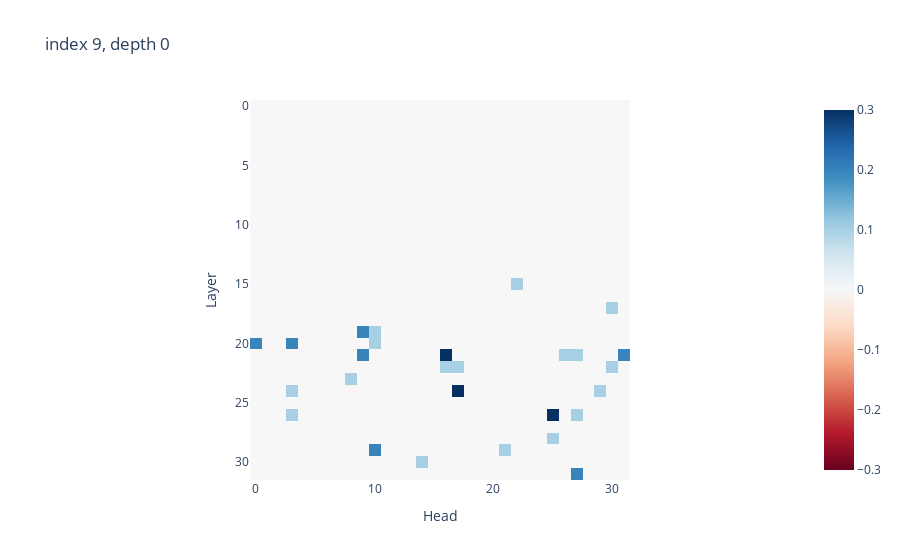
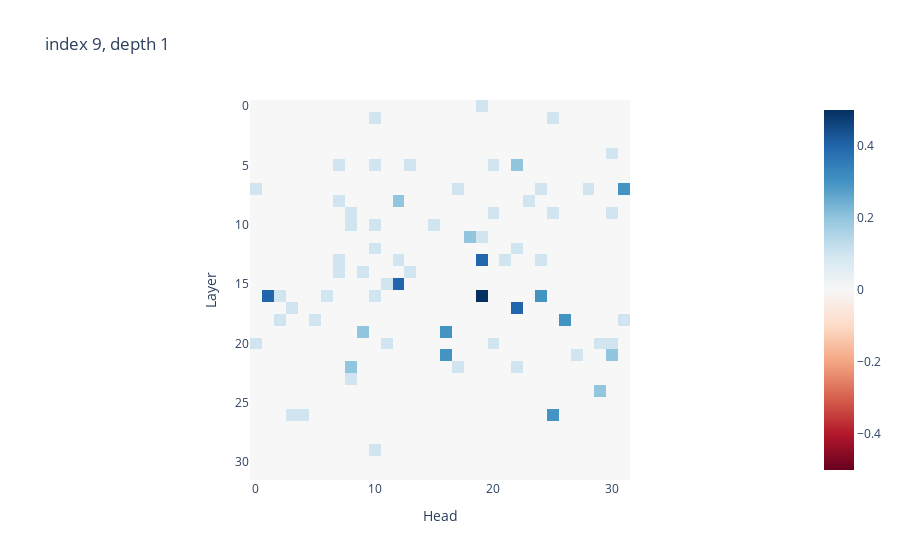
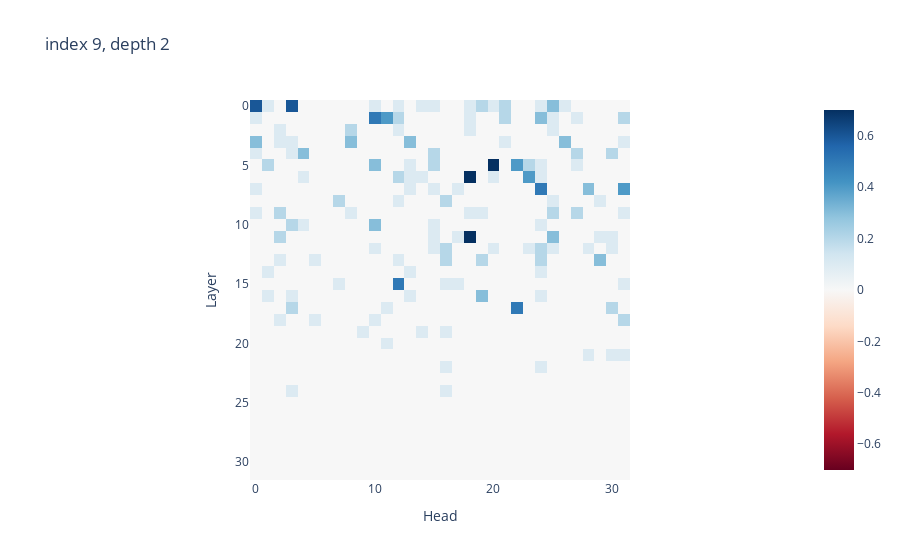
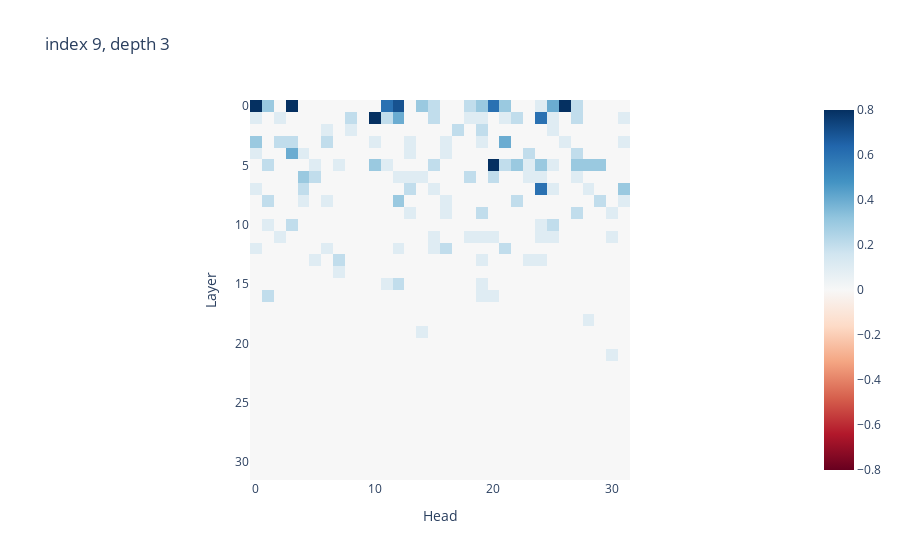

Here is the notebook cell these charts were saved with, in order:
### Code cell
matrixes = []
for depth in range(4):
    filtered = {}
    for data in freq_layer_head_depth:
        if(data[2] == depth):
            filtered[data] = freq_layer_head_depth[data] / totalExamples
    distribution = []
    for layer in range(32):
        temp = []
        for head in range(32):
            temp.append(0)
        distribution.append(temp)
    # iterate over dictionary
    for data in filtered:
        distribution[data[0]][data[1]] = filtered[data]
    imshow(distribution, save=f'/home//StepByStep/InformationFlow/result/{noise_index}/depth_{depth}.html', title=f"index {noise_index}, depth {depth}", labels={"x":"Head", "y":"Layer"})
    import json
    import re
    import plotly.io

    # Assuming html_file_path is the path to your HTML file
    with open(f'/home//StepByStep/InformationFlow/result/{noise_index}/depth_{depth}.html') as f:
        html = f.read()

    # Extracting the Plotly JSON from the HTML
    call_arg_str = re.findall(r'Plotly\.newPlot\((.*)\)', html[-2**16:])[0]
    call_args = json.loads(f'[{call_arg_str}]')
    plotly_json = {'data': call_args[1], 'layout': call_args[2]}    

    # Creating a Plotly figure from the JSON
    fig = plotly.io.from_json(json.dumps(plotly_json))

    # Specify the output file path with the desired format (e.g., 'figure.pdf' or 'figure.svg')
    output_file_path = f'/home//StepByStep/InformationFlow/result/{noise_index}/depth_{depth}_index_{noise_index}.svg'

    # Save the figure as PDF or SVG
    plotly.io.write_image(fig, output_file_path)

### Figure 1 — Plotly figure (JSON) as saved in the notebook; plotly's stock layout.template omitted (floating-point values rounded to 4 significant figures; data arrays with more than 128 entries replaced by an {"elided": "..."} marker saying what was removed)
{"data": [{"coloraxis": "coloraxis", "hovertemplate": "Head: %{x}<br>Layer: %{y}<br>color: %{z}<extra></extra>", "name": "0", "type": "heatmap", "xaxis": "x", "yaxis": "y", "z": {"elided": "32x32 float values"}}], "layout": {"coloraxis": {"cmid": 0, "colorscale": [[0, "rgb(103,0,31)"], [0.1, "rgb(178,24,43)"], [0.2, "rgb(214,96,77)"], [0.3, "rgb(244,165,130)"], [0.4, "rgb(253,219,199)"], [0.5, "rgb(247,247,247)"], [0.6, "rgb(209,229,240)"], [0.7, "rgb(146,197,222)"], [0.8, "rgb(67,147,195)"], [0.9, "rgb(33,102,172)"], [1, "rgb(5,48,97)"]]}, "title": {"text": "index 9, depth 0"}, "xaxis": {"anchor": "y", "constrain": "domain", "domain": [0, 1], "scaleanchor": "y", "title": {"text": "Head"}}, "yaxis": {"anchor": "x", "autorange": "reversed", "constrain": "domain", "domain": [0, 1], "title": {"text": "Layer"}}}}

### Figure 2 — Plotly figure (JSON) as saved in the notebook; plotly's stock layout.template omitted (floating-point values rounded to 4 significant figures; data arrays with more than 128 entries replaced by an {"elided": "..."} marker saying what was removed)
{"data": [{"coloraxis": "coloraxis", "hovertemplate": "Head: %{x}<br>Layer: %{y}<br>color: %{z}<extra></extra>", "name": "0", "type": "heatmap", "xaxis": "x", "yaxis": "y", "z": {"elided": "32x32 float values"}}], "layout": {"coloraxis": {"cmid": 0, "colorscale": [[0, "rgb(103,0,31)"], [0.1, "rgb(178,24,43)"], [0.2, "rgb(214,96,77)"], [0.3, "rgb(244,165,130)"], [0.4, "rgb(253,219,199)"], [0.5, "rgb(247,247,247)"], [0.6, "rgb(209,229,240)"], [0.7, "rgb(146,197,222)"], [0.8, "rgb(67,147,195)"], [0.9, "rgb(33,102,172)"], [1, "rgb(5,48,97)"]]}, "title": {"text": "index 9, depth 1"}, "xaxis": {"anchor": "y", "constrain": "domain", "domain": [0, 1], "scaleanchor": "y", "title": {"text": "Head"}}, "yaxis": {"anchor": "x", "autorange": "reversed", "constrain": "domain", "domain": [0, 1], "title": {"text": "Layer"}}}}

### Figure 3 — Plotly figure (JSON) as saved in the notebook; plotly's stock layout.template omitted (floating-point values rounded to 4 significant figures; data arrays with more than 128 entries replaced by an {"elided": "..."} marker saying what was removed)
{"data": [{"coloraxis": "coloraxis", "hovertemplate": "Head: %{x}<br>Layer: %{y}<br>color: %{z}<extra></extra>", "name": "0", "type": "heatmap", "xaxis": "x", "yaxis": "y", "z": {"elided": "32x32 float values"}}], "layout": {"coloraxis": {"cmid": 0, "colorscale": [[0, "rgb(103,0,31)"], [0.1, "rgb(178,24,43)"], [0.2, "rgb(214,96,77)"], [0.3, "rgb(244,165,130)"], [0.4, "rgb(253,219,199)"], [0.5, "rgb(247,247,247)"], [0.6, "rgb(209,229,240)"], [0.7, "rgb(146,197,222)"], [0.8, "rgb(67,147,195)"], [0.9, "rgb(33,102,172)"], [1, "rgb(5,48,97)"]]}, "title": {"text": "index 9, depth 2"}, "xaxis": {"anchor": "y", "constrain": "domain", "domain": [0, 1], "scaleanchor": "y", "title": {"text": "Head"}}, "yaxis": {"anchor": "x", "autorange": "reversed", "constrain": "domain", "domain": [0, 1], "title": {"text": "Layer"}}}}

### Figure 4 — Plotly figure (JSON) as saved in the notebook; plotly's stock layout.template omitted (floating-point values rounded to 4 significant figures; data arrays with more than 128 entries replaced by an {"elided": "..."} marker saying what was removed)
{"data": [{"coloraxis": "coloraxis", "hovertemplate": "Head: %{x}<br>Layer: %{y}<br>color: %{z}<extra></extra>", "name": "0", "type": "heatmap", "xaxis": "x", "yaxis": "y", "z": {"elided": "32x32 float values"}}], "layout": {"coloraxis": {"cmid": 0, "colorscale": [[0, "rgb(103,0,31)"], [0.1, "rgb(178,24,43)"], [0.2, "rgb(214,96,77)"], [0.3, "rgb(244,165,130)"], [0.4, "rgb(253,219,199)"], [0.5, "rgb(247,247,247)"], [0.6, "rgb(209,229,240)"], [0.7, "rgb(146,197,222)"], [0.8, "rgb(67,147,195)"], [0.9, "rgb(33,102,172)"], [1, "rgb(5,48,97)"]]}, "title": {"text": "index 9, depth 3"}, "xaxis": {"anchor": "y", "constrain": "domain", "domain": [0, 1], "scaleanchor": "y", "title": {"text": "Head"}}, "yaxis": {"anchor": "x", "autorange": "reversed", "constrain": "domain", "domain": [0, 1], "title": {"text": "Layer"}}}}
